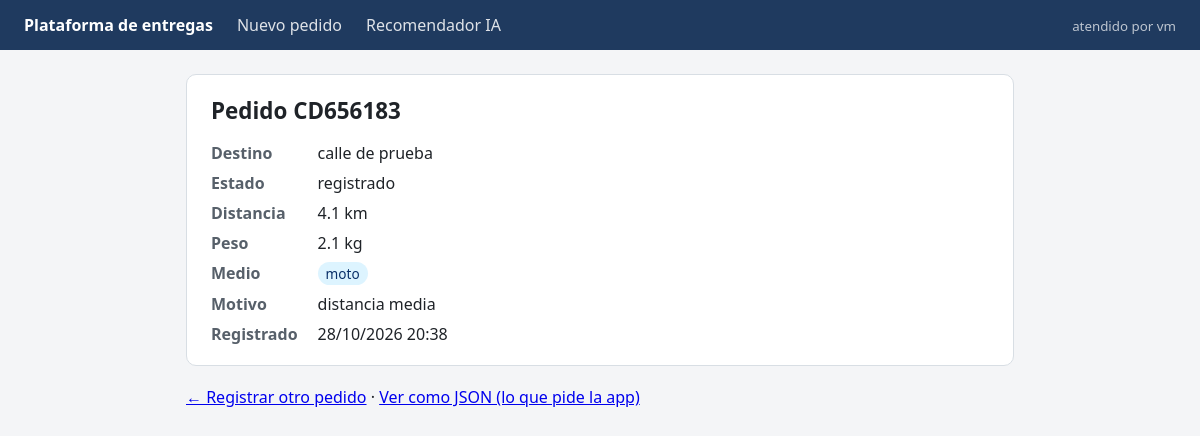
Page /entregas/panel/pedidos/CD656183/ on the committed database.
### entregas/models.py (models this page shows, shortened)
class Pedido(models.Model):
    folio = models.CharField(max_length=12, unique=True)
    destino = models.CharField(max_length=200)
    estado = models.CharField(max_length=20, default="registrado")
    creado = models.DateTimeField(auto_now_add=True)
    distancia_km = models.FloatField(null=True, blank=True)
    peso_kg = models.FloatField(null=True, blank=True)
    medio = models.CharField(max_length=20, blank=True)
    motivo = models.CharField(max_length=255, blank=True)
    class Meta:
        ordering = ["-creado"]

### entregas/views_panel.py (the view)
# urls.py: path("panel/pedidos/<str:folio>/", views_panel.detalle_pedido, name="panel_pedido"),
def detalle_pedido(request, folio):
    pedido = get_object_or_404(Pedido, folio=folio)
    return render(request, "entregas/pedido.html", {"pedido": pedido, "copia": COPIA})

### entregas/templates/entregas/pedido.html (shortened to what this page needs)
{% extends "entregas/base.html" %}
{% block contenido %}
<section class="tarjeta">
  <h1>Pedido {{ pedido.folio }}</h1>
  <dl>
    <dt>Destino</dt>   <dd>{{ pedido.destino }}</dd>
    <dt>Estado</dt>    <dd>{{ pedido.estado }}</dd>
    <dt>Distancia</dt> <dd>{% if pedido.distancia_km is not None %}{{ pedido.distancia_km }} km{% else %}—{% endif %}</dd>
    <dt>Peso</dt>      <dd>{% if pedido.peso_kg is not None %}{{ pedido.peso_kg }} kg{% else %}—{% endif %}</dd>
    <dt>Medio</dt>     <dd>{% if pedido.medio %}<span class="etiqueta">{{ pedido.medio }}</span>{% else %}sin asignar{% endif %}</dd>
    <dt>Motivo</dt>    <dd>{{ pedido.motivo|default:"—" }}</dd>
    <dt>Registrado</dt><dd>{{ pedido.creado|date:"d/m/Y H:i" }}</dd>
  </dl>
</section>
<p>
  <a href="{% url 'panel_nuevo_pedido' %}">← Registrar otro pedido</a>
  · <a href="{% url 'seguimiento' pedido.folio %}">Ver como JSON (lo que pide la app)</a>
</p>
{% endblock %}

### entregas/templates/entregas/base.html (style rules this page uses)
* { box-sizing: border-box; }
body { margin: 0; font-family: system-ui, sans-serif; background: #f4f5f7; color: #1f2328; }
.tarjeta { background: #fff; border: 1px solid #d8dee4; border-radius: 10px; padding: 20px 24px; margin-bottom: 20px; }
h1 { font-size: 1.4rem; margin: 0 0 16px; }
.etiqueta { display: inline-block; padding: 2px 8px; border-radius: 999px; background: #ddf4ff; color: #0a3069; font-size: .85rem; }
dl { display: grid; grid-template-columns: max-content 1fr; gap: 8px 20px; margin: 0; }
dt { font-weight: 600; color: #57606a; }
dd { margin: 0; }

### rows in the picture
Pedido: folio "CD656183", destino "calle de prueba", estado "registrado", distancia_km "4.1", peso_kg "2.1", medio "moto", motivo "distancia media", creado "28/10/2026 20:38"

### other values in the picture
{{ copia }} "vm"
